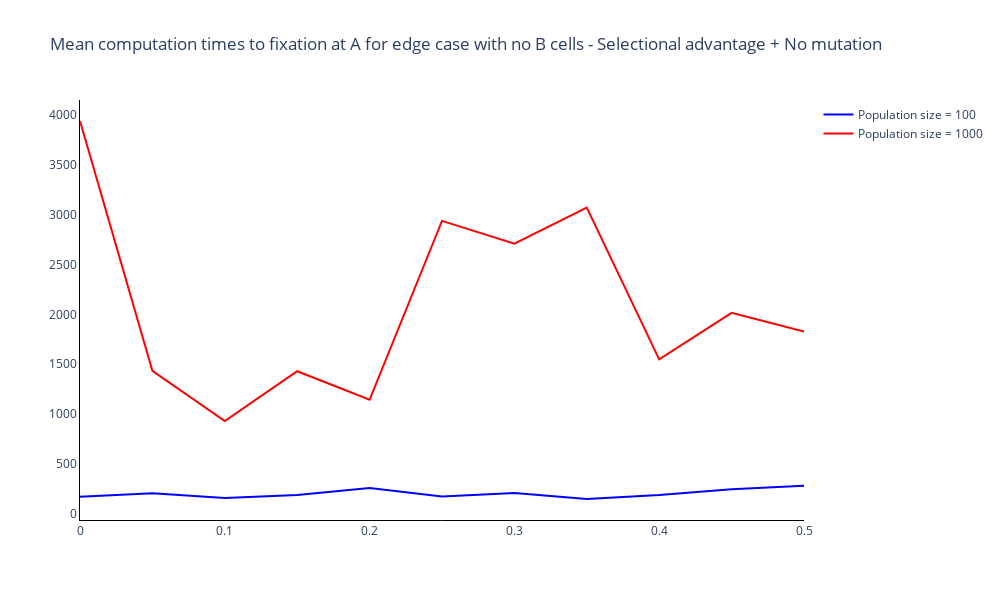

The notebook cell saved with this chart:
### Markdown cell above
### Plot mean computation times to fixation of A

### Code cell
fig = go.Figure()

# Add traces of the transition probabilities
for n, _ in enumerate(small_N):
    fig.add_trace(
        go.Scatter(
            y = mean_comp_time_fix_A[:, n],
            x = choices_s,
            mode = 'lines',
            name = trace_name[n],
            line_color = colours[n]
        )
    )

fig.update_layout(
    title='Mean computation times to fixation at A for edge case with no B cells - Selectional advantage + No mutation',
    width=1000, 
    height=600,
    plot_bgcolor='white',
    xaxis=dict(linecolor='black'),
    yaxis=dict(linecolor='black'),
    )

### Figure 1 — Plotly figure (JSON) as saved in the notebook; plotly's stock layout.template omitted (floating-point values rounded to 4 significant figures)
{"data": [{"line": {"color": "blue"}, "mode": "lines", "name": "Population size = 100", "type": "scatter", "x": [0, 0.05, 0.1, 0.15, 0.2, 0.25, 0.3, 0.35, 0.4, 0.45, 0.5], "y": [167.2, 204.5, 156.5, 186, 255.3, 171.7, 206.9, 145.7, 185, 243.4, 277.8]}, {"line": {"color": "red"}, "mode": "lines", "name": "Population size = 1000", "type": "scatter", "x": [0, 0.05, 0.1, 0.15, 0.2, 0.25, 0.3, 0.35, 0.4, 0.45, 0.5], "y": [3941, 1432.0, 929, 1428.0, 1142, 2938, 2708.0, 3071, 1548, 2014.0, 1827]}], "layout": {"height": 600, "plot_bgcolor": "white", "title": {"text": "Mean computation times to fixation at A for edge case with no B cells - Selectional advantage + No mutation"}, "width": 1000, "xaxis": {"linecolor": "black"}, "yaxis": {"linecolor": "black"}}}
